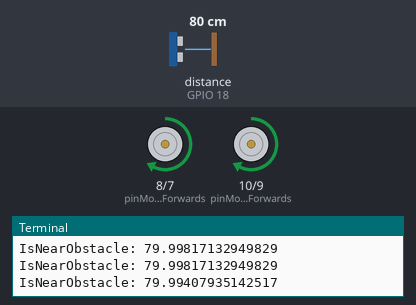
The program below on a simulated Raspberry Pi (BCM pin numbers). On the bench: motor-driver pin pairs drawn as motors (green arrow = first pin HIGH = forward, orange = second pin HIGH = backward, longer = more drive), the last lines printed to the terminal. Inputs (shaded band) come from the test bench; at power-on: distance to the obstacle (sensor on GPIO 18) 80 cm. The echo pulse lasts 58.3 µs per cm; the clock reads 2024-03-15 10:24:30 at power-on unless the program sets it.

Above: at 1.3 s.
1.4 s: distance to the obstacle (sensor on GPIO 18) set to 27 cm
2.9 s: distance to the obstacle (sensor on GPIO 18) set to 23 cm
At 4.0 s:
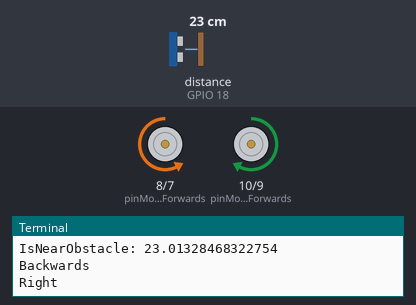
5.9 s: distance to the obstacle (sensor on GPIO 18) set to 60 cm
At 6.5 s:
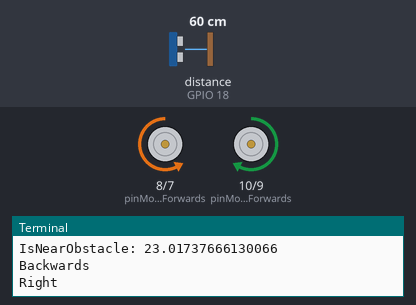
7.6 s: distance to the obstacle (sensor on GPIO 18) set to 2 cm
At 8.0 s:
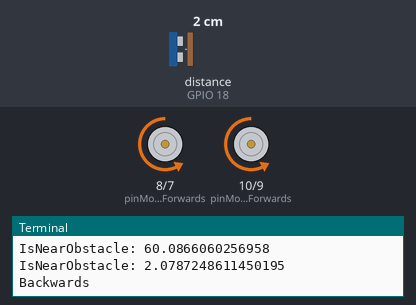
Timing chart, 0 to 14.6 s (numbered marks = the images above; inputs shaded):
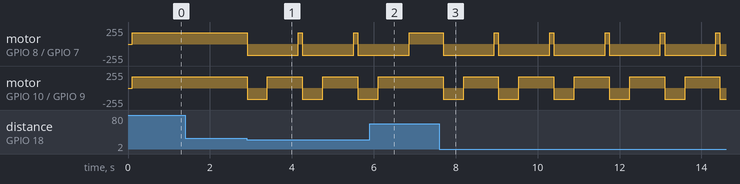

The program:

obstacle.py
```python
import RPi.GPIO as GPIO
import time

GPIO.setmode(GPIO.BCM)
GPIO.setwarnings(False)

pinMotorAForwards = 10
pinMotorABackwards = 9
pinMotorBForwards = 8
pinMotorBBackwards = 7

pinTrigger = 17
pinEcho = 18

Frequency = 50
DutyCycleA = 65
DutyCycleB = 65
Stop = 0

GPIO.setup(pinMotorAForwards, GPIO.OUT)
GPIO.setup(pinMotorABackwards, GPIO.OUT)
GPIO.setup(pinMotorBForwards, GPIO.OUT)
GPIO.setup(pinMotorBBackwards, GPIO.OUT)

GPIO.setup(pinTrigger, GPIO.OUT)
GPIO.setup(pinEcho, GPIO.IN)

HowNear = 25.0
ReverseTime = 0.5
TurnTime = 0.75

pwmMotorAForwards = GPIO.PWM(pinMotorAForwards, Frequency)
pwmMotorABackwards = GPIO.PWM(pinMotorABackwards, Frequency)
pwmMotorBForwards = GPIO.PWM(pinMotorBForwards, Frequency)
pwmMotorBBackwards = GPIO.PWM(pinMotorBBackwards, Frequency)

pwmMotorAForwards.start(Stop)
pwmMotorABackwards.start(Stop)
pwmMotorBForwards.start(Stop)
pwmMotorBBackwards.start(Stop)

def StopMotors():
	pwmMotorAForwards.ChangeDutyCycle(Stop)
	pwmMotorABackwards.ChangeDutyCycle(Stop)
	pwmMotorBForwards.ChangeDutyCycle(Stop)
	pwmMotorBBackwards.ChangeDutyCycle(Stop)

def Forwards():
	pwmMotorAForwards.ChangeDutyCycle(DutyCycleA)
	pwmMotorABackwards.ChangeDutyCycle(Stop)
	pwmMotorBForwards.ChangeDutyCycle(DutyCycleB)
	pwmMotorBBackwards.ChangeDutyCycle(Stop)

def Backwards():
	pwmMotorAForwards.ChangeDutyCycle(Stop)
	pwmMotorABackwards.ChangeDutyCycle(DutyCycleA)
	pwmMotorBForwards.ChangeDutyCycle(Stop)
	pwmMotorBBackwards.ChangeDutyCycle(DutyCycleB)

def Left():
	pwmMotorAForwards.ChangeDutyCycle(Stop)
	pwmMotorABackwards.ChangeDutyCycle(DutyCycleA)
	pwmMotorBForwards.ChangeDutyCycle(DutyCycleB)
	pwmMotorBBackwards.ChangeDutyCycle(Stop)

def Right():
	pwmMotorAForwards.ChangeDutyCycle(DutyCycleA)
	pwmMotorABackwards.ChangeDutyCycle(Stop)
	pwmMotorBForwards.ChangeDutyCycle(Stop)
	pwmMotorBBackwards.ChangeDutyCycle(DutyCycleB)

def Measure():
	GPIO.output(pinTrigger, True)
	time.sleep(0.00001)
	GPIO.output(pinTrigger, False)
	StartTime = time.time()
	StopTime = StartTime

	while GPIO.input(pinEcho)==0:
		StartTime = time.time()
		StopTime = StartTime

	while GPIO.input(pinEcho)==1:
		StopTime = time.time()
		if StopTime-StartTime >= 0.04:
			print("Hold on there! You're too close for me to see.")
			StopTime = StartTime
			break

	ElapsedTime = StopTime - StartTime
	Distance = (ElapsedTime * 34326)/2
	return Distance

def IsNearObstacle(localHowNear):
	Distance = Measure()
	print("IsNearObstacle: "+str(Distance))
	if Distance < localHowNear:
		return True
	else:
		return False

def AvoidObstacle():
	print("Backwards")
	Backwards()
	time.sleep(ReverseTime)
	StopMotors()
	print("Right")
	Right()
	time.sleep(TurnTime)
	StopMotors()

try:

	GPIO.output(pinTrigger, False)
	time.sleep(0.1)

	while True:
		Forwards()
		time.sleep(0.1)
		if IsNearObstacle(HowNear):
			StopMotors()
			AvoidObstacle()

except KeyboardInterrupt:
	GPIO.cleanup()
```

Measured:
- the behaviour switches between 25 and 24 cm on distance to the obstacle (sensor on GPIO 18) (found by bisection; images 0 and 1)
- after the input at 2.9 s, motor on GPIO 8 (pinMotorBForwards) / GPIO 7 (pinMotorBBackwards): alternates forward 166/255 for 0.10 s and backward 166/255 for 1.3 s, starting at once; motor on GPIO 10 (pinMotorAForwards) / GPIO 9 (pinMotorABackwards): alternates forward 166/255 for 0.85 s and backward 166/255 for 0.50 s, starting at once
- after the input at 5.9 s, motor on GPIO 8 (pinMotorBForwards) / GPIO 7 (pinMotorBBackwards): goes on until 6.9 s, then stays forward 166/255; motor on GPIO 10 (pinMotorAForwards) / GPIO 9 (pinMotorABackwards): goes on until 6.1 s, then stays forward 166/255
- after the input at 7.6 s, motor on GPIO 8 (pinMotorBForwards) / GPIO 7 (pinMotorBBackwards): alternates forward 166/255 for 0.10 s and backward 166/255 for 1.3 s, starting after 0.09 s; motor on GPIO 10 (pinMotorAForwards) / GPIO 9 (pinMotorABackwards): alternates forward 166/255 for 0.85 s and backward 166/255 for 0.50 s, starting after 0.09 s
